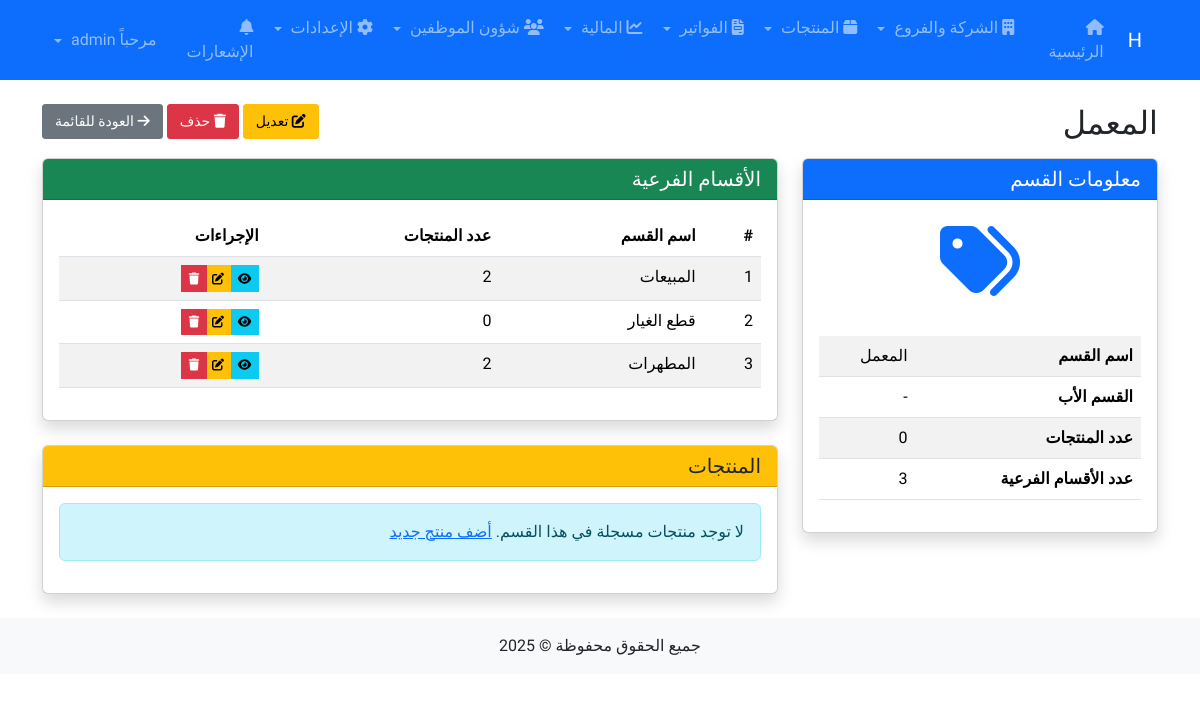
The page /products/categories/1/ (signed in) on the database its author committed.
### products/models.py (models this page shows, shortened)
class Category(models.Model):
    name = models.CharField(_("اسم القسم"), max_length=255)
    parent = models.ForeignKey('self', on_delete=models.CASCADE, blank=True, null=True,
                             related_name='children', verbose_name=_("القسم الأب"))
    description = models.TextField(_("الوصف"), blank=True, null=True)
    class Meta:
        verbose_name = _("قسم")
        verbose_name_plural = _("الأقسام")

### products/views.py (the view)
# urls.py: path('categories/<int:pk>/', views.category_detail, name='category_detail'),
@login_required
def category_detail(request, pk):
    category = get_object_or_404(Category, pk=pk)
    products = category.products.all()
    subcategories = category.children.all()
    return render(request, 'products/category/detail.html', {
        'category': category,
        'products': products,
        'subcategories': subcategories
    })

### users/context_processors.py (called while the page is built)
def notifications(request):
    context_data = {
        'unread_notifications_count': 0
    }
    if request.user.is_authenticated:
        context_data['unread_notifications_count'] = get_unread_notifications_count(request.user)
    return context_data

### users/utils.py (called while the page is built)
def get_unread_notifications_count(user):
    return UserNotification.objects.filter(recipient=user, is_read=False).count()

### templates/products/category/detail.html (shortened to what this page needs)
{% extends 'base.html' %}
{% block content %}
<div class="row mb-3">
    <div class="col-md-8">
        <h2 class="mb-0">{{ category.name }}</h2>
    </div>
    <div class="col-md-4 text-end">
        <a href="{% url 'category_edit' category.pk %}" class="btn btn-warning">
            <i class="fas fa-edit"></i> تعديل
        </a>
        <a href="{% url 'category_delete' category.pk %}" class="btn btn-danger">
            <i class="fas fa-trash"></i> حذف
        </a>
        <a href="{% url 'category_list' %}" class="btn btn-secondary">
            <i class="fas fa-arrow-right"></i> العودة للقائمة
        </a>
    </div>
</div>
<div class="row">
    <div class="col-md-4">
        <div class="card shadow mb-4">
            <div class="card-header bg-primary text-white">
                <h5 class="card-title mb-0">معلومات القسم</h5>
            </div>
            <div class="card-body">
                <div class="text-center mb-4">
                    <div class="display-1">
                        <i class="fas fa-tags text-primary"></i>
                    </div>
                </div>
                <table class="table table-striped">
                    <tbody>
                        <tr>
                            <th>اسم القسم</th>
                            <td>{{ category.name }}</td>
                        </tr>
                        <tr>
                            <th>القسم الأب</th>
                            <td>
                                {% if category.parent %}
                                    <a href="{% url 'category_detail' category.parent.pk %}">{{ category.parent.name }}</a>
                                {% else %}
                                    -
                                {% endif %}
                            </td>
                        </tr>
                        <tr>
                            <th>عدد المنتجات</th>
                            <td>{{ products.count }}</td>
                        </tr>
                        <tr>
                            <th>عدد الأقسام الفرعية</th>
                            <td>{{ subcategories.count }}</td>
                        </tr>
                    </tbody>
                </table>
            </div>
        </div>
    </div>
    <div class="col-md-8">
        {% if subcategories %}
            <div class="card shadow mb-4">
                <div class="card-header bg-success text-white">
                    <h5 class="card-title mb-0">الأقسام الفرعية</h5>
                </div>
                <div class="card-body">
                    <div class="table-responsive">
                        <table class="table table-striped table-hover">
                            <thead>
                                <tr>
                                    <th>#</th>
                                    <th>اسم القسم</th>
                                    <th>عدد المنتجات</th>
                                    <th>الإجراءات</th>
                                </tr>
                            </thead>
                            <tbody>
                                {% for subcategory in subcategories %}
                                    <tr>
                                        <td>{{ forloop.counter }}</td>
                                        <td>{{ subcategory.name }}</td>
                                        <td>{{ subcategory.products.count }}</td>
                                        <td>
                                            <div class="btn-group">
                                                <a href="{% url 'category_detail' subcategory.pk %}" class="btn btn-sm btn-info">
                                                    <i class="fas fa-eye"></i>
                                                </a>
                                                <a href="{% url 'category_edit' subcategory.pk %}" class="btn btn-sm btn-warning">
                                                    <i class="fas fa-edit"></i>
                                                </a>
                                                <a href="{% url 'category_delete' subcategory.pk %}" class="btn btn-sm btn-danger">
                                                    <i class="fas fa-trash"></i>
                                                </a>
                                            </div>
                                        </td>
                                    </tr>
                                {% endfor %}
                            </tbody>
                        </table>
                    </div>
                </div>
            </div>
        {% endif %}
        <div class="card shadow">
            <div class="card-header bg-warning text-dark">
                <h5 class="card-title mb-0">المنتجات</h5>
            </div>
            <div class="card-body">
                {% if products %}
                    <div class="table-responsive">
                        <table class="table table-striped table-hover">
                            <thead>
                                <tr>
                                    <th>#</th>
                                    <th>اسم المنتج</th>
                                    <th>الكود</th>
                                    <th>الرصيد الحالي</th>
                                    <th>الإجراءات</th>
                                </tr>
                            </thead>
                            <tbody>
                                {% for product in products %}
                                    <tr>
                                        <td>{{ forloop.counter }}</td>
                                        <td>{{ product.name }}</td>
                                        <td>{{ product.code|default:"-" }}</td>
                                        <td>{{ product.current_balance }}</td>
                                        <td>
                                            <div class="btn-group">
                                                <a href="{% url 'product_detail' product.pk %}" class="btn btn-sm btn-info">
                                                    <i class="fas fa-eye"></i>
                                                </a>
                                                <a href="{% url 'product_edit' product.pk %}" class="btn btn-sm btn-warning">
                                                    <i class="fas fa-edit"></i>
                                                </a>
                                                <a href="{% url 'product_delete' product.pk %}" class="btn btn-sm btn-danger">
                                                    <i class="fas fa-trash"></i>
                                                </a>
                                            </div>
                                        </td>
                                    </tr>
                                {% endfor %}
                            </tbody>
                        </table>
                    </div>
                {% else %}
                    <div class="alert alert-info">
                        لا توجد منتجات مسجلة في هذا القسم. <a href="{% url 'product_add' %}">أضف منتج جديد</a>
                    </div>
                {% endif %}
            </div>
        </div>
    </div>
</div>
{% endblock %}

### templates/base.html (style rules this page uses)
body { font-family: 'Tajawal', sans-serif; }
.card { transition: transform 0.3s; }
.btn { padding: 0.375rem 0.75rem; font-size: 0.875rem; border-radius: 3px; box-shadow: none; transition: all 0.2s; }
.btn-sm { padding: 0.25rem 0.5rem; font-size: 0.75rem; }
.table .btn { padding: 0.2rem 0.4rem; font-size: 0.75rem; }

### rows shown on the page
Category: name "المعمل", count "0", count "3"
Category: name "المبيعات", products.count "2"
Category: name "قطع الغيار", products.count "0"
Category: name "المطهرات", products.count "2"
